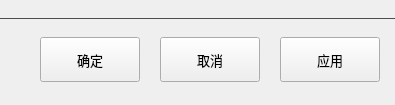
        <widget class="QWidget" name="tab_3">
         <property name="enabled">
          <bool>true</bool>
         </property>
         <attribute name="title">
          <string>更多选项</string>
         </attribute>
         <layout class="QVBoxLayout" name="verticalLayout_7">
          <property name="spacing">
           <number>7</number>
          </property>
          <property name="leftMargin">
           <number>0</number>
          </property>
          <property name="topMargin">
           <number>0</number>
          </property>
          <property name="rightMargin">
           <number>0</number>
          </property>
          <property name="bottomMargin">
           <number>11</number>
          </property>
          <item>
           <layout class="QVBoxLayout" name="verticalLayout_6" stretch="1,0,0">
            <property name="spacing">
             <number>18</number>
            </property>
            <property name="bottomMargin">
             <number>12</number>
            </property>
            <item>
             <widget class="QWidget" name="widget_4" native="true">
              <widget class="QGroupBox" name="groupBox_6">
               <property name="geometry">
                <rect>
                 <x>0</x>
                 <y>10</y>
                 <width>789</width>
                 <height>102</height>
                </rect>
               </property>
               <property name="title">
                <string>数据采集</string>
               </property>
               <layout class="QVBoxLayout" name="verticalLayout_18">
                <item>
                 <layout class="QHBoxLayout" name="horizontalLayout_13">
                  <item>
                   <widget class="QLabel" name="label_4">
                    <property name="text">
                     <string>IP地址:</string>
                    </property>
                   </widget>
                  </item>
                  <item>
                   <widget class="KLineEditKb" name="lineEditIP">
                    <property name="sizePolicy">
                     <sizepolicy hsizetype="Fixed" vsizetype="Fixed">
                      <horstretch>0</horstretch>
                      <verstretch>0</verstretch>
                     </sizepolicy>
                    </property>
                   </widget>
                  </item>
                  <item>
                   <spacer name="horizontalSpacer_5">
                    <property name="orientation">
                     <enum>Qt::Horizontal</enum>
                    </property>
                    <property name="sizeType">
                     <enum>QSizePolicy::Fixed</enum>
                    </property>
                    <property name="sizeHint" stdset="0">
                     <size>
                      <width>40</width>
                      <height>20</height>
                     </size>
                    </property>
                   </spacer>
                  </item>
                  <item>
                   <widget class="QLabel" name="label_5">
                    <property name="text">
                     <string>端口:</string>
                    </property>
                   </widget>
                  </item>
                  <item>
                   <widget class="KLineEditKb" name="lineEditPort">
                    <property name="sizePolicy">
                     <sizepolicy hsizetype="Fixed" vsizetype="Fixed">
                      <horstretch>0</horstretch>
                      <verstretch>0</verstretch>
                     </sizepolicy>
                    </property>
                   </widget>
                  </item>
                  <item>
                   <spacer name="horizontalSpacer_10">
                    <property name="orientation">
                     <enum>Qt::Horizontal</enum>
                    </property>
                    <property name="sizeType">
                     <enum>QSizePolicy::Fixed</enum>
                    </property>
                    <property name="sizeHint" stdset="0">
                     <size>
                      <width>40</width>
                      <height>20</height>
                     </size>
                    </property>
                   </spacer>
                  </item>
                  <item>
                   <widget class="QLabel" name="label_17">
                    <property name="text">
                     <string>连接状态:</string>
                    </property>
                   </widget>
                  </item>
                  <item>
                   <widget class="QLabel" name="label_ConnectStatus">
                    <property name="text">
                     <string>连接成功</string>
                    </property>
                   </widget>
                  </item>
                  <item>
                   <spacer name="horizontalSpacer_9">
                    <property name="orientation">
                     <enum>Qt::Horizontal</enum>
                    </property>
                    <property name="sizeHint" stdset="0">
                     <size>
                      <width>40</width>
                      <height>20</height>
                     </size>
                    </property>
                   </spacer>
                  </item>
                 </layout>
                </item>
                <item>
                 <layout class="QHBoxLayout" name="horizontalLayout_19">
                  <item>
                   <widget class="QLabel" name="label_6">
                    <property name="text">
                     <string>采集间隔:</string>
                    </property>
                   </widget>
                  </item>
                  <item>
                   <widget class="KLineEditKb" name="lineEditSendInterval">
                    <property name="sizePolicy">
                     <sizepolicy hsizetype="Fixed" vsizetype="Preferred">
                      <horstretch>0</horstretch>
                      <verstretch>0</verstretch>
                     </sizepolicy>
                    </property>
                    <property name="maximumSize">
                     <size>
                      <width>80</width>
                      <height>25</height>
                     </size>
                    </property>
                   </widget>
                  </item>
                  <item>
                   <widget class="QLabel" name="label_18">
                    <property name="text">
                     <string>(s)</string>
                    </property>
                   </widget>
                  </item>
                  <item>
                   <spacer name="horizontalSpacer_8">
                    <property name="orientation">
                     <enum>Qt::Horizontal</enum>
                    </property>
                    <property name="sizeHint" stdset="0">
                     <size>
                      <width>40</width>
                      <height>20</height>
                     </size>
                    </property>
                   </spacer>
                  </item>
                 </layout>
                </item>
               </layout>
              </widget>
             </widget>
            </item>
            <item>
             <widget class="Line" name="line_3">
              <property name="minimumSize">
               <size>
                <width>0</width>
                <height>1</height>
               </size>
              </property>
              <property name="maximumSize">
               <size>
                <width>16777215</width>
                <height>1</height>
               </size>
              </property>
              <property name="styleSheet">
               <string notr="true">background-color:rgb(77, 77, 77);
border:1px solid rgb(77, 77, 77);</string>
              </property>
              <property name="orientation">
               <enum>Qt::Horizontal</enum>
              </property>
             </widget>
            </item>
            <item>
             <layout class="QHBoxLayout" name="horizontalLayout_5">
              <property name="spacing">
               <number>20</number>
              </property>
              <property name="rightMargin">
               <number>15</number>
              </property>
              <item>
               <spacer name="horizontalSpacer_3">
                <property name="orientation">
                 <enum>Qt::Horizontal</enum>
                </property>
                <property name="sizeHint" stdset="0">
                 <size>
                  <width>40</width>
                  <height>20</height>
                 </size>
                </property>
               </spacer>
              </item>
              <item>
               <widget class="QPushButton" name="pushButton_7">
                <property name="sizePolicy">
                 <sizepolicy hsizetype="Fixed" vsizetype="Fixed">
                  <horstretch>0</horstretch>
                  <verstretch>0</verstretch>
                 </sizepolicy>
                </property>
                <property name="minimumSize">
                 <size>
                  <width>100</width>
                  <height>45</height>
                 </size>
                </property>
                <property name="maximumSize">
                 <size>
                  <width>100</width>
                  <height>45</height>
                 </size>
                </property>
                <property name="font">
                 <font>
                  <family>微软雅黑</family>
                  <pointsize>10</pointsize>
                 </font>
                </property>
                <property name="text">
                 <string>确定</string>
                </property>
               </widget>
              </item>
              <item>
               <widget class="QPushButton" name="pushButton_8">
                <property name="sizePolicy">
                 <sizepolicy hsizetype="Fixed" vsizetype="Fixed">
                  <horstretch>0</horstretch>
                  <verstretch>0</verstretch>
                 </sizepolicy>
                </property>
                <property name="minimumSize">
                 <size>
                  <width>100</width>
                  <height>45</height>
                 </size>
                </property>
                <property name="maximumSize">
                 <size>
                  <width>100</width>
                  <height>45</height>
                 </size>
                </property>
                <property name="font">
                 <font>
                  <family>微软雅黑</family>
                  <pointsize>10</pointsize>
                 </font>
                </property>
                <property name="text">
                 <string>取消</string>
                </property>
               </widget>
              </item>
              <item>
               <widget class="QPushButton" name="pushButton_9">
                <property name="sizePolicy">
                 <sizepolicy hsizetype="Fixed" vsizetype="Fixed">
                  <horstretch>0</horstretch>
                  <verstretch>0</verstretch>
                 </sizepolicy>
                </property>
                <property name="minimumSize">
                 <size>
                  <width>100</width>
                  <height>45</height>
                 </size>
                </property>
                <property name="maximumSize">
                 <size>
                  <width>100</width>
                  <height>45</height>
                 </size>
                </property>
                <property name="font">
                 <font>
                  <family>微软雅黑</family>
                  <pointsize>10</pointsize>
                 </font>
                </property>
                <property name="text">
                 <string>应用</string>
                </property>
               </widget>
              </item>
             </layout>
            </item>
           </layout>
          </item>
         </layout>
        </widget>
